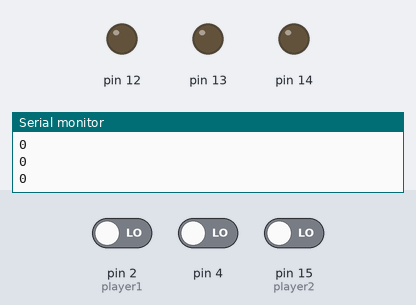
This sketch was run on a simulated Arduino Uno, built with avr-gcc and run on an emulated ATmega328P. Shown: output pins drawn as LEDs (lit = HIGH), the last lines printed to the serial monitor. Dashed ring = blinking. Inputs (shaded band) come from the test bench; at power-on: pin 4 LOW, pin 2 (player1) LOW, pin 15 (player2) LOW.

Above: at 1.2 s.
1.3 s: pin 4 driven HIGH
At 1.7 s:
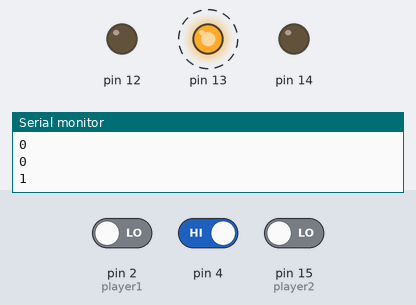
4.3 s: pin 2 (player1) driven HIGH
At 7.1 s:
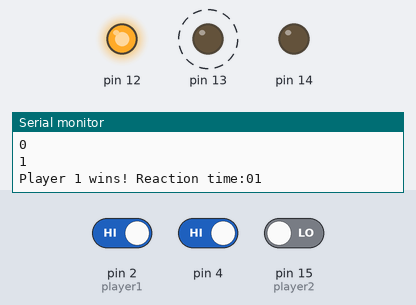
7.3 s: pin 2 (player1) driven LOW
At 8.2 s:
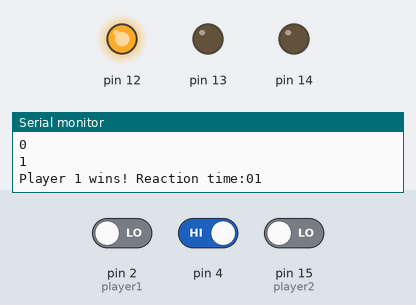
8.8 s: pin 15 (player2) driven HIGH
At 11.7 s:
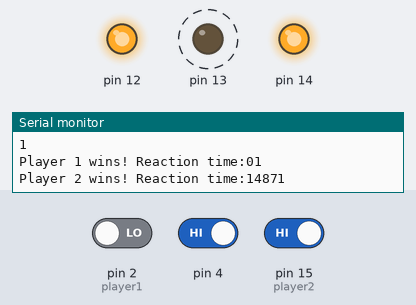
11.8 s: pin 15 (player2) driven LOW
At 12.7 s:
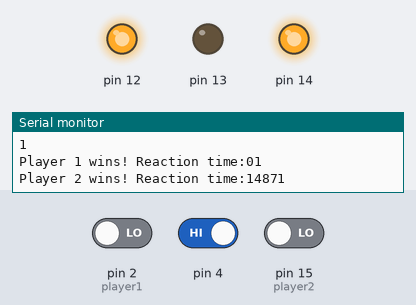
Timing chart, 0 to 14.3 s (numbered marks = the images above; inputs shaded):
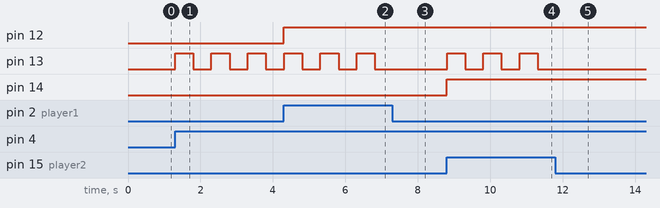

The sketch:

codigo.ino
```cpp
struct start_pin {
  const int touch = 4;
  const int led = 13;
};
struct player_pin {
  const int touch;
  const int led;
};
start_pin start;
player_pin player1{2, 12};
player_pin player2{15, 14};

void setup() {
  // put your setup code here, to run once:
  pinMode(start.touch, INPUT);
  pinMode(start.led, OUTPUT);

  pinMode(player1.touch, INPUT);
  pinMode(player1.led, OUTPUT);

  pinMode(player2.touch, INPUT);
  pinMode(player2.led, OUTPUT);

  Serial.begin(115200);
  Serial.println("Hi, mom");
}

void loop() {
  // put your main code here, to run repeatedly:
  auto start_game = digitalRead(start.touch);
  Serial.println(start_game);

  if (start_game == HIGH) {
    for (size_t i = 0; i < 3; ++i) {
      digitalWrite(start.led, HIGH);
      delay(500);
      digitalWrite(start.led,LOW);
      delay(500);
    }


    const auto start_time = millis();

    while (true) {
      if (digitalRead(player1.touch) == HIGH) {
        digitalWrite(player1.led, HIGH);
        Serial.print("Player 1 wins! Reaction time:");
        Serial.print(millis() - start_time);
        break;
      }
      if (digitalRead(player2.touch) == HIGH) {
        digitalWrite(player2.led, HIGH);
        Serial.print("Player 2 wins! Reaction time:");
        Serial.print(millis() - start_time);
        break;
      }
    }
  }
  delay(10); // this speeds up the simulation
}
```

Measured:
- after the input at 1.3 s, pin 13: alternates HIGH for 0.50 s and LOW for 0.50 s, starting at once
- after the input at 4.3 s, pin 12: LOW → HIGH at once; pin 13: alternates HIGH for 0.50 s and LOW for 0.50 s, starting at once
- after the input at 7.3 s, pin 13: stays LOW (without the input it goes to HIGH after 0.02 s)
- after the input at 8.8 s, pin 13: alternates HIGH for 0.50 s and LOW for 0.50 s, starting at once; pin 14: LOW → HIGH at once
- after the input at 11.8 s, pin 13: stops changing and stays LOW
